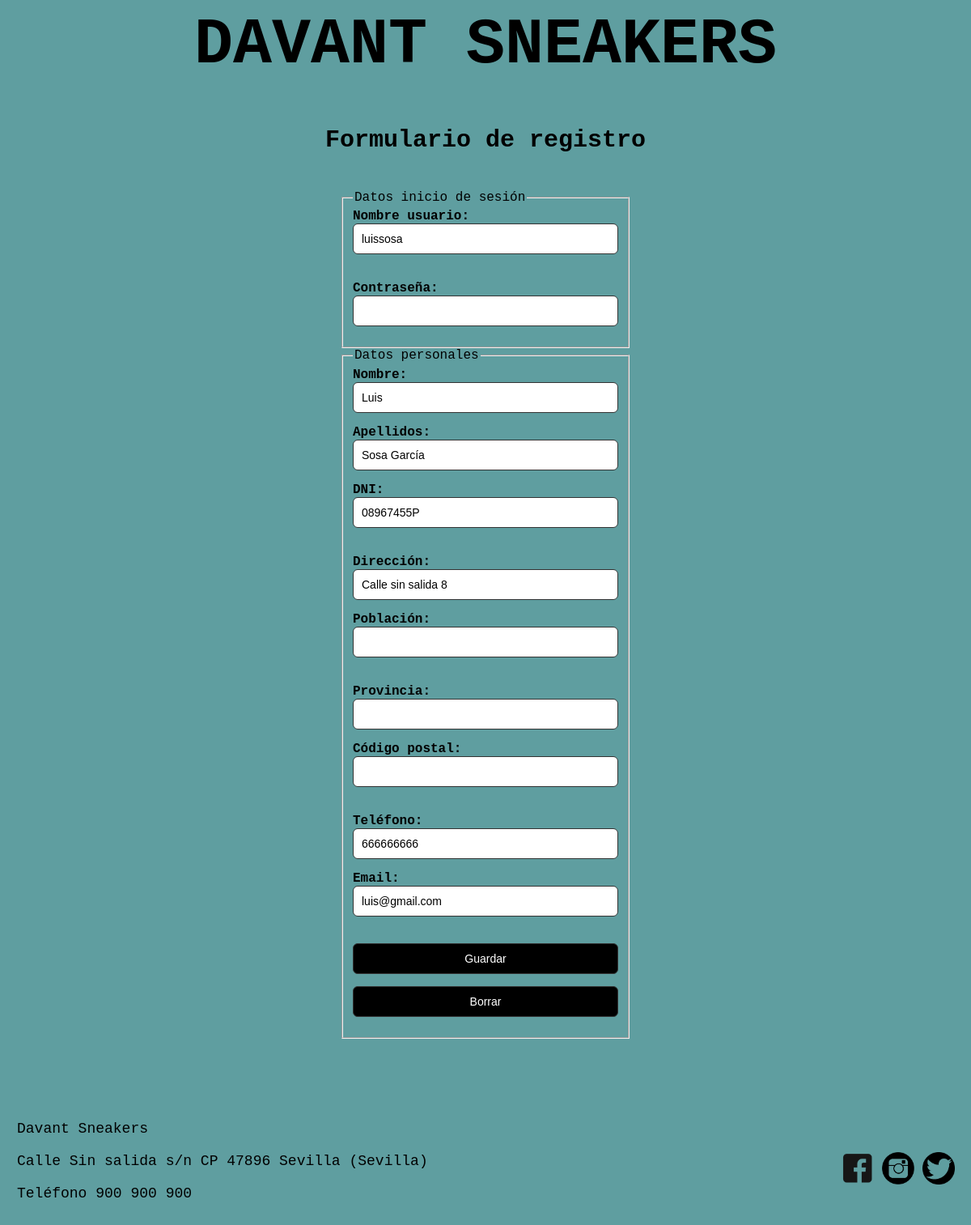
Page /modificar_datos.php (signed in) on the committed database.
### tables this page shows
CREATE TABLE `datos_usuario` (
  `id_datos` int NOT NULL AUTO_INCREMENT,
  `id_usuario` int DEFAULT NULL,
  `nombre` varchar(100) NOT NULL,
  `apellidos` varchar(100) NOT NULL,
  `dni` varchar(9) NOT NULL,
  `direccion` varchar(255) NOT NULL,
  `poblacion` varchar(50) DEFAULT NULL,
  `provincia` varchar(50) DEFAULT NULL,
  `codigo_postal` int DEFAULT NULL,
  `telefono` int NOT NULL,
  `email` varchar(100) NOT NULL,
  PRIMARY KEY (`id_datos`),
  KEY `fk_usuario` (`id_usuario`),
  CONSTRAINT `fk_usuario` FOREIGN KEY (`id_usuario`) REFERENCES `usuario` (`id_usuario`) ON DELETE CASCADE
);

CREATE TABLE `usuario` (
  `id_usuario` int NOT NULL AUTO_INCREMENT,
  `nombre_usuario` varchar(50) NOT NULL,
  `contrasena` varchar(255) NOT NULL,
  PRIMARY KEY (`id_usuario`),
  UNIQUE KEY `nombre_usuario` (`nombre_usuario`),
  UNIQUE KEY `contraseña` (`contrasena`)
);

### modificar_datos.php (the view, shortened to what this page needs)
<?php
require_once "conexion_db.php";
$id_usuario = $_SESSION['id_usuario'];
try {
    $stmt = $conn->prepare("
        SELECT u.nombre_usuario, d.nombre, d.apellidos, d.dni, d.direccion, d.poblacion, d.provincia, d.codigo_postal, d.telefono, d.email
        FROM usuario u
        JOIN datos_usuario d ON u.id_usuario = d.id_usuario
        WHERE u.id_usuario = :id_usuario");
    $stmt->execute(['id_usuario' => $id_usuario]);
    $datos = $stmt->fetch(PDO::FETCH_ASSOC);
} catch (Exception $e) {
    echo "Error al obtener los datos: " . $e->getMessage();
}
?>
<!DOCTYPE html>
<html lang="es">
<head>
    <link rel="stylesheet" href="formulario_de_registro.css">
</head>
<body>
    <div id="cabecera">
        <h1><a href="pagina_articulos.php">DAVANT SNEAKERS</a></h1>
    </div>
    <div id="cuerpo">
        <h2>Formulario de registro</h2>
        <div id="caja_formulario">
            <form action="actualizar_datos_usuario.php" method="POST">
                <fieldset id="datos_sesion">
                    <legend>Datos inicio de sesión</legend>
                    <label for="nombre_usuario"><b>Nombre usuario:</b></label>
                    <input type="text" name="nombre_usuario" id="nombre_usuario" size="40" required value="<?php echo isset($datos['nombre_usuario']) ? $datos['nombre_usuario'] : ''; ?>"><br><br>
                    <label for="contrasena"><b>Contraseña:</b></label>
                    <input type="password" name="contrasena" id="contrasena" size="40">
                </fieldset>
                <fieldset>
                    <legend>Datos personales</legend>
                    <label for="nombre"><b>Nombre:</b></label>
                    <input type="text" name="nombre" id="nombre" size="40" pattern="[A-Za-zÁÉÍÓÚáéíóúÑñ ]+" title="Solo debe contener letras" required value="<?php echo isset($datos['nombre']) ? $datos['nombre'] : ''; ?>">
                    <label for="apellidos"><b>Apellidos:</b></label>
                    <input type="text" name="apellidos" id="apellidos" pattern="[A-Za-zÁÉÍÓÚáéíóúÑñ ]+" title="Solo debe contener letras" size="40" required value="<?php echo isset($datos['apellidos']) ? $datos['apellidos'] : ''; ?>">
                    <label for="dni"><b>DNI:</b></label>
                    <input type="text" name="dni" id="dni" pattern="[0-9]{8}[A-Za-z]{1}" title="Debe poner 8 números y una letra" minlength="9" maxlength="9" size="7" required value="<?php echo isset($datos['dni']) ? $datos['dni'] : ''; ?>"><br><br>
                    <label for="direccion"><b>Dirección:</b></label>
                    <input type="text" name="direccion" id="direccion" size="60" required value="<?php echo isset($datos['direccion']) ? $datos['direccion'] : ''; ?>">
                    <label for="poblacion"><b>Población:</b></label>
                    <input type="text" name="poblacion" id="poblacion" pattern="[A-Za-zÁÉÍÓÚáéíóúÑñ ]+" title="Solo debe contener letras" size="40" required value="<?php echo isset($datos['poblacion']) ? $datos['poblacion'] : ''; ?>"><br><br>
                    <label for="provincia"><b>Provincia:</b></label>
                    <input type="text" name="provincia" id="provincia" pattern="[A-Za-zÁÉÍÓÚáéíóúÑñ ]+" title="Solo debe contener letras" size="40" required value="<?php echo isset($datos['provincia']) ? $datos['provincia'] : ''; ?>">
                    <label for="codigo_postal"><b>Código postal:</b></label>
                    <input type="text" name="codigo_postal" id="codigo_postal" pattern="[0-9]{5}" maxlength="5" minlength="5" title="Debe contener 5 números" size="7" required value="<?php echo isset($datos['codigo_postal']) ? $datos['codigo_postal'] : ''; ?>"><br><br>
                    <label for="telefono"><b>Teléfono:</b></label>
                    <input type="text" name="telefono" id="telefono" pattern="[0-9]{9}" maxlength="9" minlength="9" size="7" required value="<?php echo isset($datos['telefono']) ? $datos['telefono'] : ''; ?>">
                    <label for="email"><b>Email:</b></label>
                    <input type="text" name="email" id="email" size="40" pattern="[a-z0-9._%+-]+@[a-z0-9.-]+\.[a-z]{2,4}$" title="Correo mal intriducido" required value="<?php echo isset($datos['email']) ? $datos['email'] : ''; ?>"><br><br>
                    <input id="botones" type="submit" value="Guardar">
                    <input id="botones2" type="reset" value="Borrar">
                </fieldset>
            </form>
        </div>
    </div>
    <footer>
        <div id="parrafo_footer">
            <p>Davant Sneakers</p><br>
            <p>Calle Sin salida s/n CP 47896 Sevilla (Sevilla)</p><br>
            <p>Teléfono 900 900 900</p><br>
        </div>
        <div id="logo_footer">
            <img src="Logos/facebook.png" style="filter: invert(100%);" alt="Facebook logo">
            <img src="Logos/instagram.png" style="filter: invert(100%);" alt="Logo de instagram">
            <img src="Logos/twitter.png" style="filter: invert(100%);" alt="Logo de twitter">
        </div>
    </footer>
</body>
</html>

### formulario_de_registro.css (style rules this page uses)
body { margin: 0; padding: 0; width: 100%; min-height: 100vh; font-family: 'Courier New', Courier, monospace; color: black; background-color: cadetblue; display: flex; flex-direction: column; justify-content: flex-start; align-items: center; }
#cabecera { background-color: cadetblue; width: 100%; display: flex; justify-content: center; align-items: center; padding: 10px 0; }
h1 { font-size: 80px; text-align: center; margin: 0; }
a { text-decoration: none; color: inherit; }
#cuerpo { background-color: cadetblue; width: 100%; display: flex; flex-direction: column; justify-content: center; align-items: center; padding: 20px; }
h2 { font-size: 30px; text-align: center; }
#caja_formulario { display: flex; flex-direction: column; justify-content: center; align-items: center; margin-bottom: 50px; padding: 20px; width: 90%; max-width: 400px; box-sizing: border-box; }
#caja_formulario input, #caja_formulario select { width: 100%; max-width: 1000px; height: 38px; font-size: 14px; padding: 6px 10px; margin-bottom: 15px; box-sizing: border-box; border-radius: 6px; border: 1px solid #333; }
#botones, #botones2 { background-color: black; color: white; height: 45px; width: 120px; border-radius: 10px; font-size: 16px; border: none; transition: transform 0.3s; }
footer { width: 100%; display: flex; justify-content: space-between; align-items: center; flex-wrap: wrap; background-color: cadetblue; padding: 10px 20px; box-sizing: border-box; }
#parrafo_footer p { margin: 1px; font-size: 18px; color: black; }
#logo_footer { display: flex; gap: 10px; justify-content: flex-end; align-items: center; }
#logo_footer img { width: 40px; height: 40px; }
@media screen and (min-width: 769px) { h1 { font-size: 80px; } }
@media screen and (min-width: 769px) { h2 { font-size: 30px; } }
@media screen and (min-width: 769px) { #botones, #botones2 { width: 120px; height: 45px; font-size: 16px; } }
@media screen and (min-width: 769px) { #caja_formulario { width: 400px; } }
@media screen and (min-width: 769px) { #parrafo_footer p { font-size: 18px; } }

### rows in the picture
datos_usuario: nombre_usuario "luissosa", nombre "Luis", apellidos "Sosa García", dni "08967455P", direccion "Calle sin salida 8", telefono "666666666", email "luis@gmail.com"
